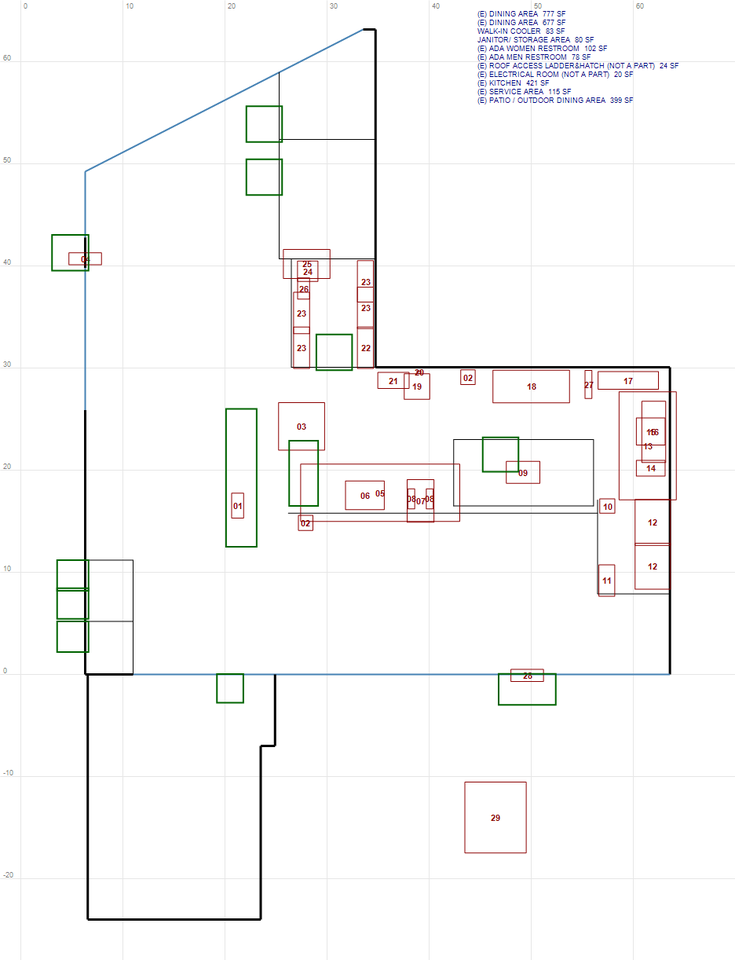
#> input picture revit/progress/model-plan.png, 735 x 960 px, shrunk from 936 x 1222 before the run
$ python trace-plan.py ../progress/model-plan.png
#> lines starting #> are read from the running program, lines starting #| are printed output that depends on the picture; after the words box and inside, x2 and y2 are one past the last pixel; in counts of white or black regions, pixels touching at a corner belong together
"""Detect long straight wall lines in a scanned plan page and report them in pixels.
usage: trace-plan.py <png> [x0 y0 x1 y1 (fractions)] """
import sys, os
sys.path.insert(0, os.path.join(os.path.dirname(os.path.abspath(__file__)), 'pylib'))
import numpy as np
from PIL import Image
src = sys.argv[1]
im = Image.open(src).convert('L')
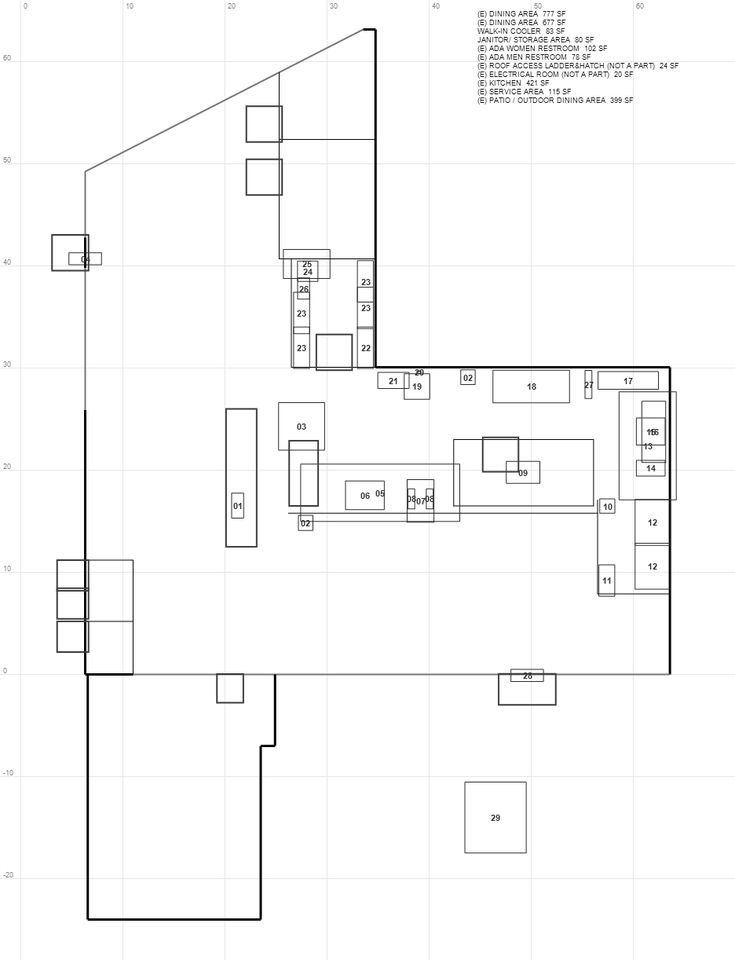
#> im: PIL image 735x960 L; min 0, max 255, mean 249.2
W, H = im.size
#> W = 735; H = 960
if len(sys.argv) > 5:
    f = [float(v) for v in sys.argv[2:6]]
    box = (int(f[0]*W), int(f[1]*H), int(f[2]*W), int(f[3]*H))
    im = im.crop(box)
else:
    box = (0, 0, W, H)
#> box = (0, 0, 735, 960)
a = np.asarray(im, dtype=np.uint8)
dark = (a < 110).astype(np.uint8)          # ink
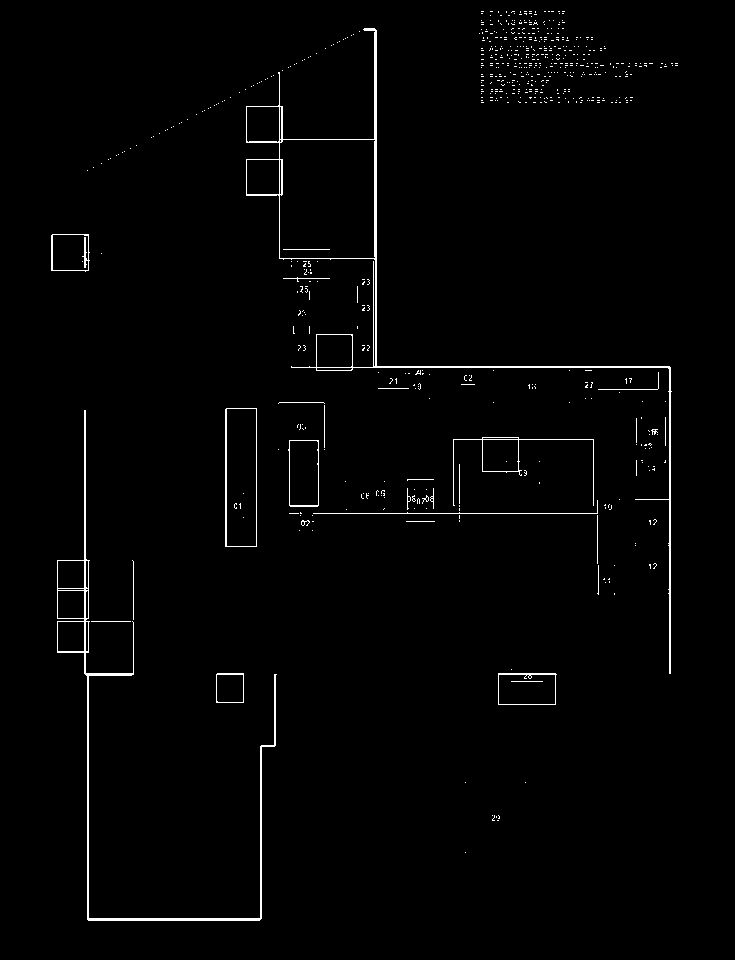
#> dark: shape (960, 735); values 0 (black) and 1 (white), 1.5% white in thin lines or dots, all inside (x1, y1, x2, y2) = (51, 11, 678, 921)
h, w = dark.shape
#> h = 960; w = 735
print('crop box %s  size %dx%d  ink %.2f%%' % (box, w, h, 100.0*dark.mean()))
#| crop box (0, 0, 735, 960)  size 735x960  ink 1.47%
# column/row ink profiles -> candidate wall lines (long runs)
colsum = dark.sum(axis=0)
#> colsum = 735 values, max 376 at index 88, min 0 at index 0, mean 14.1
rowsum = dark.sum(axis=1)
#> rowsum = 960 values, max 380 at index 367, min 0 at index 0, mean 10.79
def peaks(profile, minfrac, gap=6):
    thr = minfrac * profile.max()
#> thr = 169.2
    idx = np.where(profile >= thr)[0]
#> idx = [84, 85, 87, 88, 260, 261, 279, 374, 375, 376, 669, 670]
    groups, cur = [], []
    for i in idx:
        if cur and i - cur[-1] > gap:
            groups.append(cur); cur = []
        cur.append(i)
    if cur: groups.append(cur)
    out = []
    for g in groups:
        gi = np.array(g)
        seg = profile[gi]
        c = int(round(float(np.average(gi, weights=seg))))
        out.append((c, int(profile[c]), g[0], g[-1]))
    return out
print('--- vertical lines (x, ink, span):')
for c, v, g0, g1 in peaks(colsum, 0.45):
    print('   x=%5d ink=%6d width=%d' % (c, v, g1-g0+1))
#> this loop made 5 passes
#> (c, v, g0, g1) on passes 1 to 5: (86, 22, 84, 88), (261, 181, 260, 261), (279, 188, 279, 279), (375, 340, 374, 376), (669, 308, 669, 670)
#|    x=   86 ink=    22 width=5
#|    x=  261 ink=   181 width=2
#|    x=  279 ink=   188 width=1
#|    x=  375 ink=   340 width=3
#|    x=  669 ink=   308 width=2
print('--- horizontal lines (y, ink, span):')
for c, v, g0, g1 in peaks(rowsum, 0.45):
    print('   y=%5d ink=%6d width=%d' % (c, v, g1-g0+1))
#> this loop made 3 passes
#> (c, v, g0, g1) on passes 1 to 3: (367, 380, 366, 367), (513, 304, 513, 513), (919, 174, 918, 920)
#|    y=  367 ink=   380 width=2
#|    y=  513 ink=   304 width=1
#|    y=  919 ink=   174 width=3
